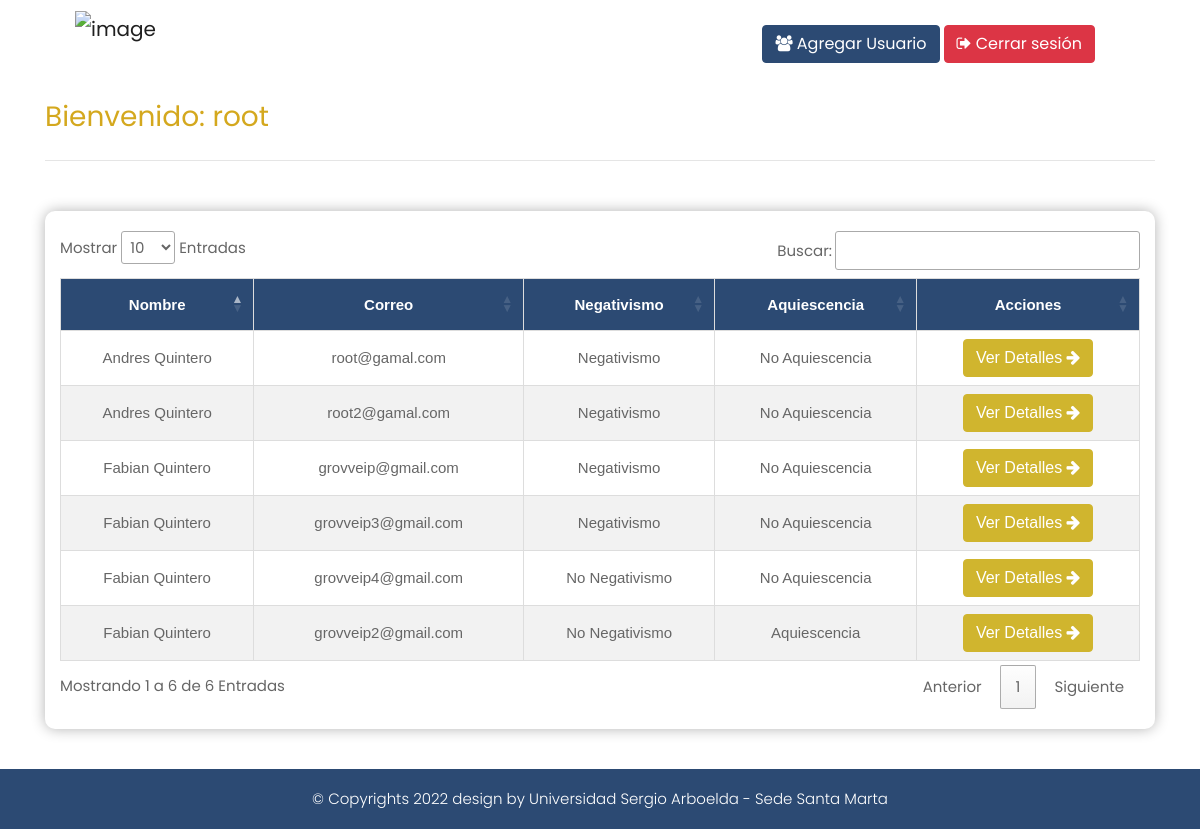
The app's page /admin.php (signed in), older data.
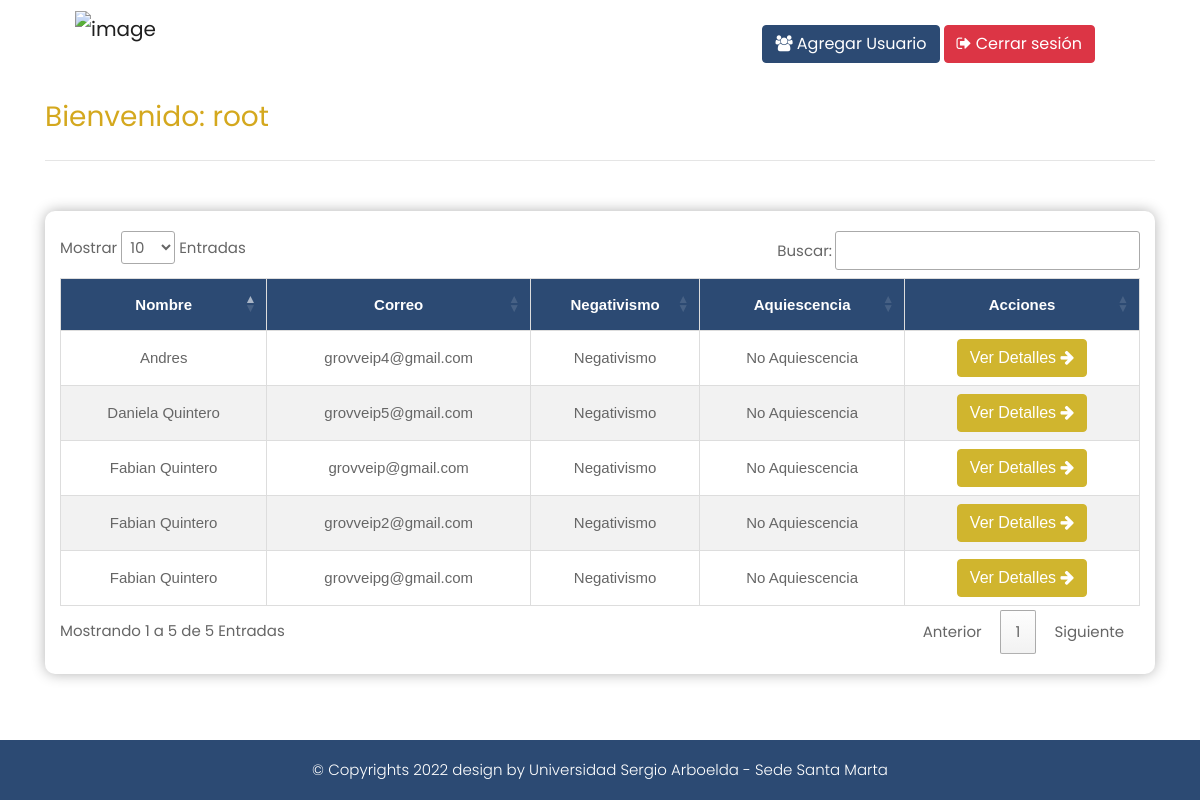
The same page, newer data.
### tables this page shows
CREATE TABLE `calificaciones` (
  `id_calificacion` int(11) NOT NULL,
  `correo` text NOT NULL,
  `Ansiedad` int(11) NOT NULL,
  `Hostilidad` int(11) NOT NULL,
  `Depresion` int(11) NOT NULL,
  `Ansiedad_Social` int(11) NOT NULL,
  `Impulsividad` int(11) NOT NULL,
  `Vulnerabilidad` int(11) NOT NULL,
  `Neuroticismo` int(11) NOT NULL,
  `Cordialidad` int(11) NOT NULL,
  `Gregarismo` int(11) NOT NULL,
  `Asertividad` int(11) NOT NULL,
  `Actividad` int(11) NOT NULL,
  `Busqueda_emociones` int(11) NOT NULL,
  `Emociones_positivas` int(11) NOT NULL,
  `Extraversion` int(11) NOT NULL,
  `Fantasia` int(11) NOT NULL,
  `Estetica` int(11) NOT NULL,
  `Sentimientos` int(11) NOT NULL,
  `Acciones` int(11) NOT NULL,
  `Ideas` int(11) NOT NULL,
  `Valores` int(11) NOT NULL,
  `Apertura` int(11) NOT NULL,
  `Confianza` int(11) NOT NULL,
  `Franqueza` int(11) NOT NULL,
  `Altruismo` int(11) NOT NULL,
  `A_Conciliadora` int(11) NOT NULL,
  `Modestia` int(11) NOT NULL,
  `Sensibilidad` int(11) NOT NULL,
  `Amabilidad` int(11) NOT NULL,
  `Competencia` int(11) NOT NULL,
  `Orden` int(11) NOT NULL,
  `Deber` int(11) NOT NULL,
  `Logro` int(11) NOT NULL,
  `Autodisciplina` int(11) NOT NULL,
  `Deliberacion` int(11) NOT NULL,
  `Responsabilidad` int(11) NOT NULL,
  `Negativismo` int(11) NOT NULL,
  `Aquiescencia` int(11) NOT NULL,
  `nombre_completo` text NOT NULL
);

### admin.php (the view, shortened to what this page needs)
<?php
include_once("conexion.php");
$sql = "SELECT * FROM `calificaciones`";
$result = $con->query($sql);
if(isset($_SESSION['logueado'])){
?>
<!DOCTYPE html>
<html lang="en">
<head>
    <link rel="stylesheet" href="css/bootstrap.min.css" />
    <link rel="stylesheet" href="css/pogo-slider.min.css" />
    <link rel="stylesheet" href="css/style.css" />
    <link rel="stylesheet" href="css/responsive.css" />
    <link rel="stylesheet" href="css/custom.css" />
	<link rel="stylesheet" href="css/table.css">
	<link rel="stylesheet" href="css/cronometro.css">
    <link rel="stylesheet" href="//cdn.datatables.net/1.11.3/css/jquery.dataTables.min.css">
    <link rel="stylesheet" href="https://cdnjs.cloudflare.com/ajax/libs/font-awesome/4.7.0/css/font-awesome.min.css">
</head>
<body id="home" data-spy="scroll" data-target="#navbar-wd" data-offset="98">
    <header class="top-header">
        <nav class="navbar header-nav navbar-expand-lg">
            <div class="container-fluid">
                <div class="row" style="width: 100%;">
                    <div class="col-4">
                        <a class="navbar-brand" href="index.html"><img src="images/logo.png" alt="image"></a>
                    </div>
                    <div class="col-3"></div>
                    <div class="col-5" style="text-align:right;padding-top: 20px;">
                        <button data-toggle="modal" data-target="#myModal" class="btn btn-info"  href="php/cerrar_sesion.php"><i class="fa fa-users" aria-hidden="true"></i> Agregar Usuario</button>
                        <a class="btn btn-danger"  href="php/cerrar_sesion.php"><i class="fa fa-sign-out" aria-hidden="true"></i> Cerrar sesión</a>
                    </div>
                </div>
            </div>
        </nav>
    </header>
	<div class="container" style="margin-top: 100px">
		<div class="row">
			<div class="col-9">
				<h3><span span class="theme_color">Bienvenido: <?php echo $_SESSION['usuario']; ?></span></h3>
			</div>
		</div>
		<hr>
	</div>
	<div class="section tabbar_menu" style="margin-top: 100px; margin-bottom: 100px;">
	   <div class="container">
            <div class="row">
                <div class="col-md-12">
                    <div class="tab_menu">
                        <div class="container">
                            <table id="customers" style="width: 100% !important;">
                                <thead>
                                    <tr>
                                        <th>Nombre</th>
                                        <th>Correo</th>
                                        <th>Negativismo</th>
                                        <th>Aquiescencia</th>
                                        <th>Acciones</th>
                                    </tr>
                                </thead>
                                <tbody>
                                    <?php
                                        while($fila = mysqli_fetch_array($result)){
                                    ?>
                                    <tr>
                                        <td style="text-align: center;"><?php echo $fila[39] ?></td>
                                        <td style="text-align: center;"><?php echo $fila[1] ?></td>
                                        <td style="text-align: center;">
                                            <?php
                                                if($fila[37] >= 150){
                                                    echo "Negativismo";
                                                }else{
                                                    echo "No Negativismo";
                                                }
                                            ?>
                                        </td>
                                        <td style="text-align: center;">
                                            <?php
                                                if($fila[38] >= 150){
                                                    echo "Aquiescencia";
                                                }else{
                                                    echo "No Aquiescencia";
                                                }
                                            ?>
                                        </td>
                                        <td style="text-align: center;"><a class="btn btn-success" href="detalle.php?id=<?php echo $fila[0] ?>">Ver Detalles <i class="fa fa-arrow-right" aria-hidden="true"></i></a></td>
                                    </tr>
                                    <?php
                                        }
                                    ?>
                                </tbody>
                            </table>
                        </div>
                    </div>
                </div>
            </div>
        </div>
    </div>
	<footer style="height: 60px;width: 100%;z-index: 100;position: fixed;bottom: 0;">
		<div class="footer_bottom">
        	<div class="container">
				<div class="row">
					<div class="col-12">
						<p class="crp">© Copyrights 2022 design by Universidad Sergio Arboelda - Sede Santa Marta</p>
					</div>
				</div>
			</div>
		</div>
	</footer>
</body>
</html>
<?php
}else{
  header('Location: index.html');
  exit();
}
?>

### css/style.css (style rules this page uses)
body { color: #666666; font-size: 15px; font-family: 'Poppins', sans-serif; line-height: 1.80857; overflow-x: hidden !important; }
a { color: #1f1f1f; text-decoration: none !important; outline: none !important; -webkit-transition: all .3s ease-in-out; -moz-transition: all .3s ease-in-out; -ms-transition: all .3s ease-in-out; -o-transition: all .3s ease-in-out; transition: all .3s ease-in-out; }
h1, h2, h3, h4, h5, h6 { letter-spacing: 0; font-weight: normal; position: relative; padding: 0 0 10px 0; font-weight: normal; line-height: 120% !important; color: #1f1f1f; margin: 0 }
h3 { font-size: 28px }
a { color: #1f1f1f; text-decoration: none; outline: none; }
a, .btn { text-decoration: none !important; outline: none !important; -webkit-transition: all .3s ease-in-out; -moz-transition: all .3s ease-in-out; -ms-transition: all .3s ease-in-out; -o-transition: all .3s ease-in-out; transition: all .3s ease-in-out; }
.top-header .navbar { padding: 5px 0px; }
.top-header { position: absolute; top: 0px; left: 0px; z-index: 20; background-position: left; background-repeat: no-repeat; background-color: #fff; background-size: auto 100%; width: 90%; margin: 0 5%; }
a.navbar-brand { left: 0; position: relative; }
a.navbar-brand img { height: 55px; }
.tab_menu { overflow: scroll; }
.theme_color { color: #d4a81e; }
.tab_menu { width: 100%; padding-top: 20px; padding-bottom: 20px; background: #fff; float: left; border-radius: 10px; margin-top: -50px; position: relative; z-index: 9; box-shadow: 0px 0 14px 0 rgba(0,0,0,.3); overflow: hidden; }
p { margin-top: 5px; margin-bottom: 1rem; font-size: 16px; font-weight: 300; line-height: 30px; color: #4a4a49; }
.footer_bottom { background: #2C4A73; padding: 15px 0; }
.footer_bottom p.crp { float: left; margin: 0; color: #fff; font-size: 15px; width: 100%; text-align: center; }
.btn-info { color: #fff; background-color: #2C4A73 !important; border-color: #2C4A73 !important; }
.btn-success { color: #fff; background-color: #d0b52e !important; border-color: #d0b52e !important; }

### css/table.css (style rules this page uses)
#customers { font-family: Arial, Helvetica, sans-serif; border-collapse: collapse; width: 100%; }
#customers td, #customers th { border: 1px solid #ddd; padding: 8px; }
#customers tr:nth-child(even) { background-color: #f2f2f2; }
#customers th { padding-top: 12px; padding-bottom: 12px; text-align: center; background-color: #2C4A73; color: white; }

### css/timeline.css (style rules this page uses)
* { box-sizing: border-box; }

Row changes from the older to the newer data that the page shows:
removed calificaciones: nombre_completo "Andres Quintero", correo "root2@gamal.com", Negativismo "Negativismo", Aquiescencia "No Aquiescencia"
changed calificaciones: correo "grovveip3@gmail.com" → "grovveip2@gmail.com"
changed calificaciones: correo "grovveip4@gmail.com" → "grovveipg@gmail.com"; Negativismo "No Negativismo" → "Negativismo"
changed calificaciones: nombre_completo "Fabian Quintero" → "Andres"; correo "grovveip2@gmail.com" → "grovveip4@gmail.com"; Negativismo "No Negativismo" → "Negativismo"; Aquiescencia "Aquiescencia" → "No Aquiescencia"
changed calificaciones: nombre_completo "Andres Quintero" → "Daniela Quintero"; correo "root@gamal.com" → "grovveip5@gmail.com"
Text that changed along with them:
text written by a page script: "Mostrar Entradas Buscar: Mostrando 1 a 6 de 6 Entradas Anterior 1 Siguiente" → "Mostrar Entradas Buscar: Mostrando 1 a 5 de 5 Entradas Anterior 1 Siguiente"
